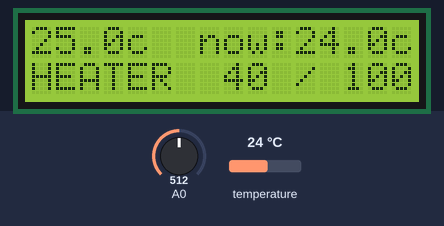
Bench run of a sketch on a simulated Arduino Uno, built with avr-gcc and run on an emulated ATmega328P. Shown: 16×2 character LCD. The test bench sets the inputs (shaded band); at power-on: temperature 24 °C, A0 = 512. What the sketch prints to the serial monitor is not drawn.

Above: at 1.2 s.
1.3 s: temperature set to 2 °C
At 2.6 s:
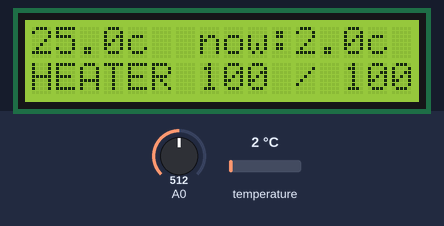
2.9 s: A0 set to 440
At 3.21 s:
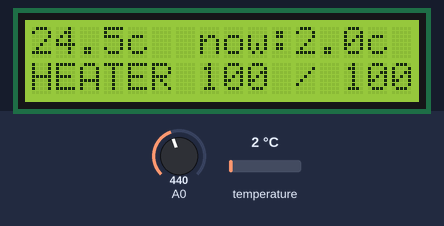
4.6 s: temperature set to 12 °C
At 4.75 s:
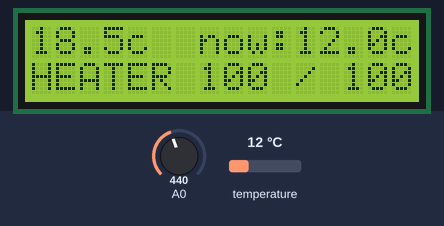
6.1 s: temperature set to 7 °C
At 7.06 s:
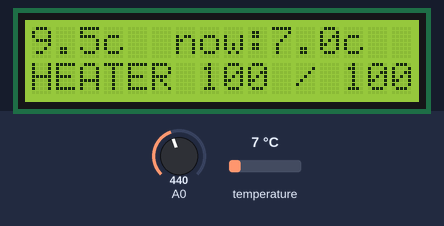
8.8 s: A0 set to 122
At 9.23 s:
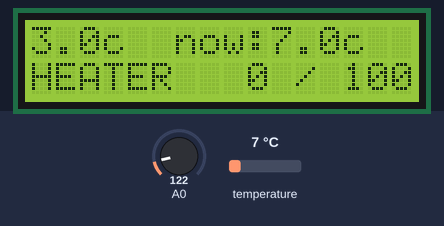
11.1 s: A0 set to 232
14.1 s: A0 set to 267
At 14.48 s:
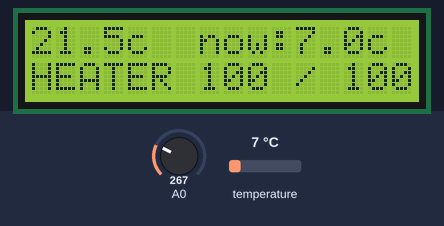

Measured:
- the behaviour switches between 249 and 250 on A0 (found by bisection; images 5 and 6)
- after the input at 1.3 s, the display: first changes after 0.06 s (image 1 shows a later state)
- after the input at 2.9 s, the display: changes after 0.24 s (image 2)
- after the input at 4.6 s, the display: changes after 0.09 s (image 3)

The sketch:

thermostat-pid.ino
```cpp
#include <OneWire.h>
#include <PID_v1.h>
#include <LiquidCrystal.h>
#include <stdio.h>

#define SSRPin 3
OneWire  ds(11);  // on pin 11 (a 4.7K resistor is necessary)

float celsius, fahrenheit;
double Setpoint, Input, Output;
double aggKp=100, aggKi=3, aggKd=5;
//double consKp=60, consKi=0.1, consKd=4;
int mode, duty;
boolean active = true;
PID myPID(&Input, &Output, &Setpoint, aggKp, aggKi, aggKd, DIRECT);

unsigned long Timer = 0;     //for backlight
const long Length = 10000;   //10 seconds

// select the pins used on the LCD panel
LiquidCrystal lcd(8, 9, 4, 5, 6, 7);

// define some values used by the panel and buttons
int lcd_key     = 0;
int adc_key_in  = 0;
#define btnRIGHT  0
#define btnUP     1
#define btnDOWN   2
#define btnLEFT   3
#define btnSELECT 4
#define btnNONE   5

const int pin_BL = 10; // arduino pin wired to LCD backlight circuit

#define SafeBLon(pin) pinMode(pin, INPUT)
#define SafeBLoff(pin) pinMode(pin, OUTPUT)

void setup()
{
  Serial.begin(9600);
  analogWrite(SSRPin, 0);
  Setpoint = 25;
  myPID.SetMode(AUTOMATIC);
  lcd.begin(16, 2);     // set up the LCD's number of columns and rows:
  mode = 0;             //for changing inputs
}

void loop()
{
  byte i;
  byte present = 0;
  byte type_s;
  byte data[12];
  byte addr[8];

  ds.reset_search();
  if ( !ds.search(addr)) {
    lcd.clear();
    lcd.println(" DS18 not found ");
    ds.reset_search();
    delay(250);
    return;
  }

//  Serial.print("ROM =");
  for( i = 0; i < 8; i++) {
    Serial.write(' ');
//    Serial.print(addr[i], HEX);
  }

  if (OneWire::crc8(addr, 7) != addr[7]) {
      lcd.clear();
      lcd.println("CRC is not valid!");
      return;
  }

  // the first ROM byte indicates which chip
  switch (addr[0]) {
    case 0x10:
      //lcd.println("  Chip = DS18S20");  // or old DS1820
      type_s = 1;
      break;
    case 0x28:
      //Serial.println("  Chip = DS18B20");
      type_s = 0;
      break;
    case 0x22:
      //Serial.println("  Chip = DS1822");
      type_s = 0;
      break;
    default:
      //Serial.println("Device is not a DS18x20 family device.");
      return;
  }

  ds.reset();
  ds.select(addr);
  ds.write(0x44, 0);        // start conversion, without parasite power on at the end

  delay(100);     // maybe 750ms is enough, maybe not
  // we might do a ds.depower() here, but the reset will take care of it.

  present = ds.reset();
  ds.select(addr);
  ds.write(0xBE);         // Read Scratchpad

 // Serial.print("  Data = ");
 // Serial.print(present, HEX);
 // Serial.print(" ");
  for ( i = 0; i < 9; i++) {           // we need 9 bytes
    data[i] = ds.read();
 //   Serial.print(data[i], HEX);
 //   Serial.print(" ");
  }
  //Serial.print(" CRC=");
  //Serial.print(OneWire::crc8(data, 8), HEX);
  //Serial.println();

  // Convert the data to actual temperature
  // because the result is a 16 bit signed integer, it should
  // be stored to an "int16_t" type, which is always 16 bits
  // even when compiled on a 32 bit processor.
  int16_t raw = (data[1] << 8) | data[0];
  if (type_s) {
    raw = raw << 3; // 9 bit resolution default
    if (data[7] == 0x10) {
      // "count remain" gives full 12 bit resolution
      raw = (raw & 0xFFF0) + 12 - data[6];
    }
  } else {
    byte cfg = (data[4] & 0x60);
    // at lower res, the low bits are undefined, so let's zero them
    if (cfg == 0x00) raw = raw & ~7;  // 9 bit resolution, 93.75 ms
    else if (cfg == 0x20) raw = raw & ~3; // 10 bit res, 187.5 ms
    else if (cfg == 0x40) raw = raw & ~1; // 11 bit res, 375 ms
    //// default is 12 bit resolution, 750 ms conversion time
  }

  celsius = (float)raw / 16.0;

  duty = Output * 100;
  duty = duty / 255;

  lcd.setCursor(0,0);
  lcd.print(Setpoint,1);
  lcd.print("c");
  lcd.print("  now:");
  lcd.print(celsius,1);
  lcd.println("c");
  lcd.setCursor(0,1);
  char buffer [15];
  sprintf(buffer, "HEATER %3d / 100", duty);
  lcd.print(buffer);


  Serial.print(Setpoint);
  Serial.print("c");
  Serial.print(" -> ");
  Serial.print(celsius);
  Serial.println("c");
  Serial.print("Duty = ");
  Serial.print(duty);
  Serial.println(" %  ");


  Input = celsius;

// PID SECTION

  //double gap = (Setpoint-Input); //distance away from setpoint
  //if (gap > 0){
  //  if (gap < 0.5)
   // {  //we're close to setpoint, use conservative tuning parameters
   //   myPID.SetTunings(consKp, consKi, consKd);
   // }
   // else
   // {
   //we're far from setpoint, use aggressive tuning parameters
      myPID.SetTunings(aggKp, aggKi, aggKd);
   // }
 // }

  myPID.Compute();
  analogWrite(SSRPin, Output);

// KEYPAD SECTION

lcd_key = read_LCD_buttons();  // read the buttons

switch (lcd_key)               // depending on which button was pushed, we perform an action
 {
   case btnRIGHT:
     {
     //lcd.println("RIGHT ");
     active = 1;
     break;
     }
   case btnLEFT:
     {
     //lcd.print("LEFT   ");
     active = 1;
     break;
     }
   case btnUP:
     {
     //lcd.print("UP    ");
     Setpoint = Setpoint + 0.5;
     active = 1;
     break;
     }
   case btnDOWN:
     {
     //lcd.print("DOWN  ");
     Setpoint = Setpoint - 0.5;
     active = 1;
     break;
     }
   case btnSELECT:
     {
     //lcd.print("SELECT");
     active = 1;
     break;
     }
     case btnNONE:
     {
     //lcd.print("NONE  ");
     active = 0;
     break;
     }
 }

}

// read the buttons
int read_LCD_buttons()
{
 adc_key_in = analogRead(0);      // read the value from the sensor
 // my buttons when read are centered at these valies: 0, 144, 329, 504, 741
 // we add approx 50 to those values and check to see if we are close
 if (adc_key_in > 1000) return btnNONE;
 if (adc_key_in < 50)   return btnRIGHT;
 if (adc_key_in < 250)  return btnUP;
 if (adc_key_in < 450)  return btnDOWN;
 if (adc_key_in < 650)  return btnLEFT;
 if (adc_key_in < 850)  return btnSELECT;
}
```
